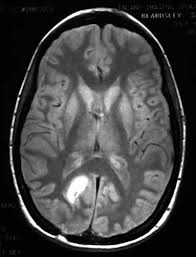
%> input picture Implementation  of Morphological and Filters/mr2.jpg, 196 x 257 px
$ octave uerosion.m   (GNU Octave 9; MATLAB toolbox functions it lacks are replaced by stand-ins)
%> lines starting %> are read from the running program, lines starting %| are printed output that depends on the picture; in (x1, y1, x2, y2) boxes, pixels count from 0 and x2, y2 are one past the last pixel; in counts of white or black regions, pixels touching at a corner belong together; the program's own positions count from 1
A=imread('mr2.jpg');
%> A is the input picture: size 257x196x3 uint8; min 0, max 255, mean 66.4

A=im2bw(A);
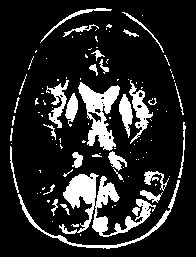
%> A: size 257x196 logical; 15.4% white; 106 white regions (74 under 20 px), largest, box (x1, y1, x2, y2) and area: (59, 173, 156, 237) 2098, (78, 82, 120, 151) 1317, (18, 180, 180, 249) 698
figure,imshow(A);
%Structuring element

B2=[1 1 0 0 0 1 1 1 1 0 0];
m=floor(size(B2,1)/2);
n=floor(size(B2,2)/2);
%Pad array on all the sides
C=padarray(A,[m n],1);
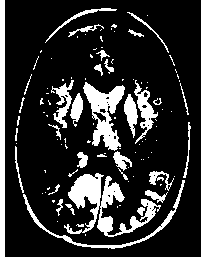
%> C: size 257x206 logical; 19.5% white; 108 white regions (74 under 20 px), largest, box (x1, y1, x2, y2) and area: (64, 173, 161, 237) 2098, (83, 82, 125, 151) 1317, (0, 0, 5, 257) 1285
D=false(size(A));
for i=1:size(C,1)-(2*m)
    for j=1:size(C,2)-(2*n)
        Temp=C(i:i+(2*m),j:j+(2*n));
        matc=B2&Temp;
if(matc==B2)
D(i,j)= 1  ;
else
  D(i,j)=0;

end

    end
end
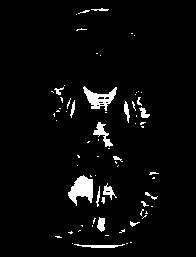
%> D: size 257x196 logical; 3.9% white; 71 white regions (54 under 20 px), largest, box (x1, y1, x2, y2) and area: (68, 175, 93, 206) 455, (83, 86, 117, 111) 368, (93, 122, 113, 147) 178

figure,imshow(D);
clear all

$ run again, with Implementation  of Morphological and Filters/im.jpg copied over Implementation  of Morphological and Filters/mr2.jpg
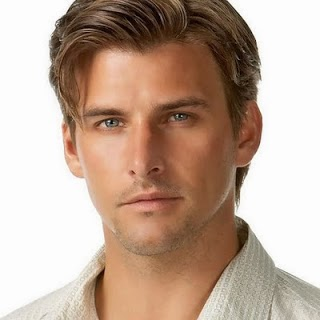
%> input picture Implementation  of Morphological and Filters/im.jpg, 320 x 320 px
%> A is the input picture: size 320x320x3 uint8; mean R, G, B 191.7, 168, 152.3
%> `A=im2bw(A);`:
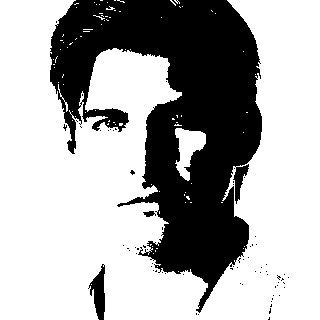
%> A: size 320x320 logical; 67.3% white; 71 black regions (68 under 20 px), largest, box (x1, y1, x2, y2) and area: (50, 0, 262, 313) 32757, (88, 264, 105, 320) 513, (143, 211, 156, 217) 50
%> C: size 320x330 logical; 68.3% white; 71 black regions (68 under 20 px), largest, box (x1, y1, x2, y2) and area: (55, 0, 267, 313) 32757, (93, 264, 110, 320) 513, (148, 211, 161, 217) 50
%> after the loop `for i=1:size(C,1)-(2*m)`:
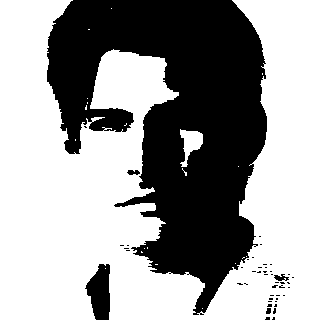
%> D: size 320x320 logical; 61.8% white; 47 black regions (42 under 20 px), largest, box (x1, y1, x2, y2) and area: (47, 0, 267, 315) 37784, (85, 264, 110, 320) 977, (274, 274, 289, 281) 62, (127, 170, 140, 175) 49, (266, 308, 271, 314) 26
